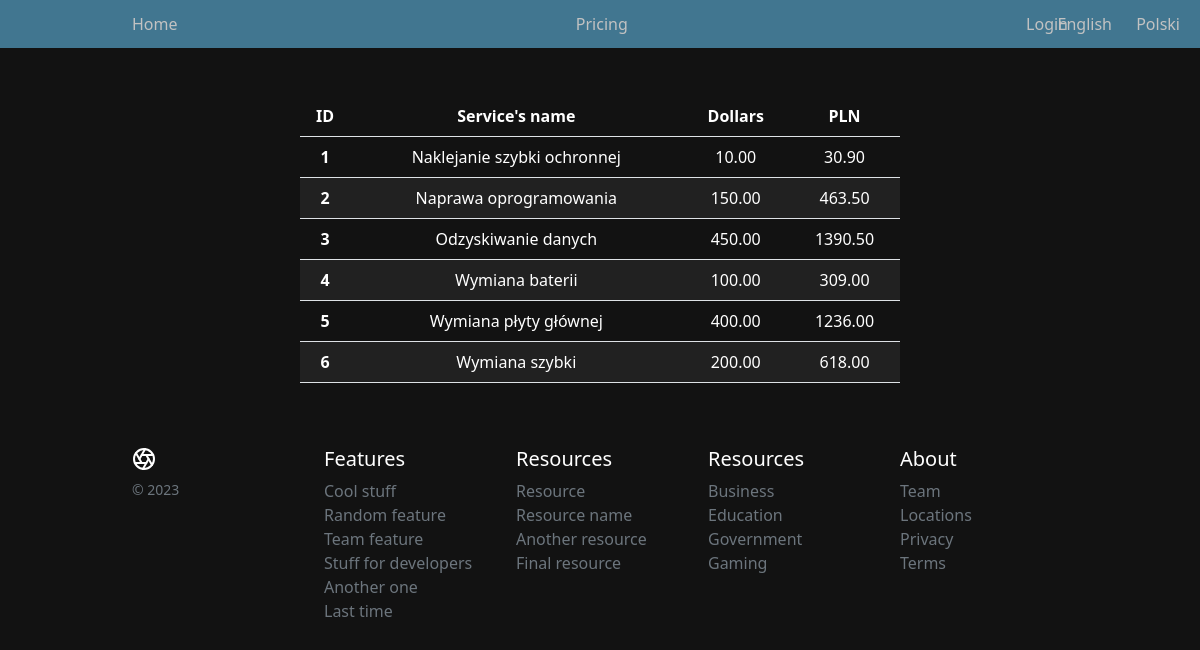
Before: /en/record/pricing/ with the older database file.
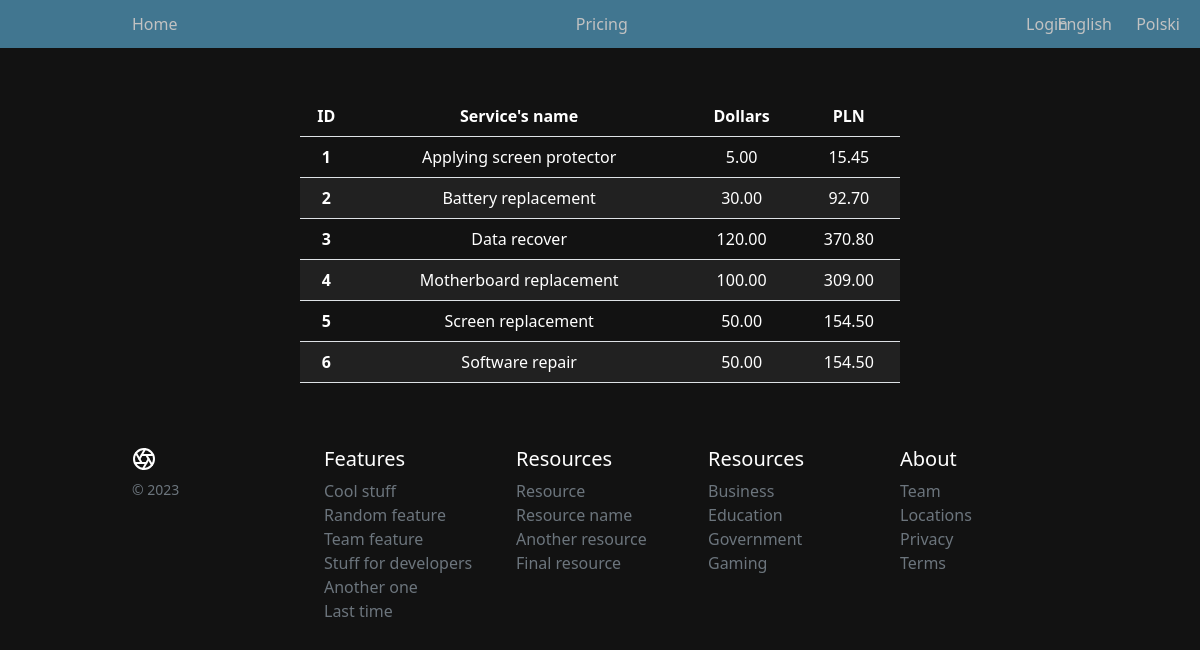
After: the same page with the newer database file.
### record/models.py (models this page shows, shortened)
class Service(models.Model):
    id = models.AutoField(primary_key=True, unique=True, blank=False, null=False)
    name = models.CharField(max_length=50, blank=False, null=False)
    price = models.DecimalField(max_digits=7, decimal_places=2)
    class Meta:
        verbose_name_plural = "Service"
    def pln(self):
        return round(self.price * Decimal(3.09), 2)

### record/views.py (the view)
# urls.py: path("pricing/", views.pricing, name="pricing"),
def pricing(request):
    services = Service.objects.all().order_by('name')
    return render(request, 'record/pricing.html', {'services': services})

### record/templates/record/pricing.html (shortened to what this page needs)
{% extends 'base.html' %}
{%load static %}
{% block css_styles %}
<link rel="stylesheet" href="{% static 'record/main_page_styles.css' %}">
<link rel="stylesheet" href="{% static 'record/pricing.css' %}">
{% endblock css_styles %}
{% block content %}
{% include 'record/includes/header.html' %}
<div class="d-flex justify-content-center align-items-center mb-14" style="margin-top: 3rem;">
    <table class="table w-50 text-center">
        <thead>
            <tr>
              <th scope="col-6">ID</th>
              <th scope="col-6">Service's name</th>
              <th scope="col-6">Dollars</th>
              <th scope="col-6">PLN</th>
            </tr>
          </thead>
          <tbody>
            {% for service in services %}
                <tr>
                    <th scope="row">{{ forloop.counter }}</th>
                    <td>{{ service.name }}</td>
                    <td>{{ service.price }}</td>
                    <td>{{ service.pln }}</td>
              </tr>
            {% endfor %}
          </tbody>
    </table>
</div>
{% include 'record/includes/footer.html' %}
{% endblock content%}

### templates/base.html (shortened to what this page needs)
{%load static %}
<!DOCTYPE html>
<html lang="en">
  <head>
    <link rel="stylesheet" href="{% static 'bootstrap.css' %}" />
    <link rel="stylesheet" href="{% static 'header.css' %}" />
    <link rel="stylesheet" href="{% static 'base.css' %}" />
	{% block css_styles %}{% endblock css_styles %}
  </head>
  <body>
  	<main>
	    {%block content%}
	    {%endblock content%}
  	</main>
  </body>
</html>

### record/templates/record/includes/header.html
{% load i18n %}
{% get_current_language as CURRENT_LANGUAGE %}
{% get_available_languages as AVAILABLE_LANGUAGES %}
{% get_language_info_list for AVAILABLE_LANGUAGES as languages %}
<nav class="site-header sticky-top py-1">
    <div class="container d-flex flex-column flex-md-row justify-content-between">
      <a class="py-2 d-none d-md-inline-block text-decoration-none" href="{% url 'index' %}">Home</a>
      <a class="py-2 d-none d-md-inline-block text-decoration-none" href="{% url 'pricing' %}">Pricing</a>
      {% if user.is_authenticated %}
        <a class="py-2 d-none d-md-inline-block text-decoration-none" href="{% url 'new-record' %}">New Repair</a>
        <a class="py-2 d-none d-md-inline-block text-decoration-none" href="{% url 'user' %}">Account</a>
        <a class="py-2 d-none d-md-inline-block text-decoration-none" href="{% url 'logout' %}">Logout</a>
      {% else %}
        <a class="py-2 d-none d-md-inline-block text-decoration-none" href="{% url 'login' %}">Login</a>
      {% endif %}
      <span class="position-absolute top-50 end-0 translate-middle-y">
      {% for language in languages %}
        <a class="py-2 d-none d-md-inline-block text-decoration-none lan"
           href="/{{ language.code }}/record"
          {% if language.code == CURRENT_LANGUAGE %} class="active"{% endif %}>
          {{ language.name_local|title }}
        </a>
      {% endfor %}
      </span>
    </div>
 </nav>

### record/templates/record/includes/footer.html (shortened to what this page needs)
<footer class="container py-5">
    <div class="row">
      <div class="col-12 col-md">
        <small class="d-block mb-3 text-muted">&copy; 2023</small>
      </div>
      <div class="col-6 col-md">
        <h5>Features</h5>
        <ul class="list-unstyled text-small">
          <li><a class="text-muted text-decoration-none" href="#">Cool stuff</a></li>
          <li><a class="text-muted text-decoration-none" href="#">Random feature</a></li>
          <li><a class="text-muted text-decoration-none" href="#">Team feature</a></li>
          <li><a class="text-muted text-decoration-none" href="#">Stuff for developers</a></li>
          <li><a class="text-muted text-decoration-none" href="#">Another one</a></li>
          <li><a class="text-muted text-decoration-none" href="#">Last time</a></li>
        </ul>
      </div>
      <div class="col-6 col-md">
        <h5>Resources</h5>
        <ul class="list-unstyled text-small">
          <li><a class="text-muted text-decoration-none" href="#">Resource</a></li>
          <li><a class="text-muted text-decoration-none" href="#">Resource name</a></li>
          <li><a class="text-muted text-decoration-none" href="#">Another resource</a></li>
          <li><a class="text-muted text-decoration-none" href="#">Final resource</a></li>
        </ul>
      </div>
      <div class="col-6 col-md">
        <h5>Resources</h5>
        <ul class="list-unstyled text-small">
          <li><a class="text-muted text-decoration-none" href="#">Business</a></li>
          <li><a class="text-muted text-decoration-none" href="#">Education</a></li>
          <li><a class="text-muted text-decoration-none" href="#">Government</a></li>
          <li><a class="text-muted text-decoration-none" href="#">Gaming</a></li>
        </ul>
      </div>
      <div class="col-6 col-md">
        <h5>About</h5>
        <ul class="list-unstyled text-small">
          <li><a class="text-muted text-decoration-none" href="#">Team</a></li>
          <li><a class="text-muted text-decoration-none" href="#">Locations</a></li>
          <li><a class="text-muted text-decoration-none" href="#">Privacy</a></li>
          <li><a class="text-muted text-decoration-none" href="#">Terms</a></li>
        </ul>
      </div>
    </div>
</footer>

### static/header.css (style rules this page uses)
.site-header { background-color: rgb(65, 118, 144); -webkit-backdrop-filter: saturate(180%) blur(20px); backdrop-filter: saturate(180%) blur(20px); }
.site-header a, a { color: #c2c2c2; transition: ease-in-out color .15s; text-decoration: none; }
.lan { margin-right: 20px; }

### static/base.css (style rules this page uses)
body { background-color: #121212; color: #bbbbbb; }

### record/static/record/main_page_styles.css (style rules this page uses)
.container { max-width: 960px; }

### record/static/record/pricing.css (style rules this page uses)
tr:nth-child(2n) { background: #212121; }

### record/templates/record/includes/footer.html (style rules this page uses)
* { color: white; }

Changed rows visible on the page:
changed Service: name "Naklejanie szybki ochronnej" → "Applying screen protector"; price "10.00" → "5.00"; pln "30.90" → "15.45"
changed Service: name "Wymiana baterii" → "Battery replacement"; price "100.00" → "30.00"; pln "309.00" → "92.70"; moves up the list
changed Service: name "Odzyskiwanie danych" → "Data recover"; price "450.00" → "120.00"; pln "1390.50" → "370.80"
changed Service: name "Wymiana płyty głównej" → "Motherboard replacement"; price "400.00" → "100.00"; pln "1236.00" → "309.00"
changed Service: name "Wymiana szybki" → "Screen replacement"; price "200.00" → "50.00"; pln "618.00" → "154.50"
changed Service: name "Naprawa oprogramowania" → "Software repair"; price "150.00" → "50.00"; pln "463.50" → "154.50"; moves down the list
